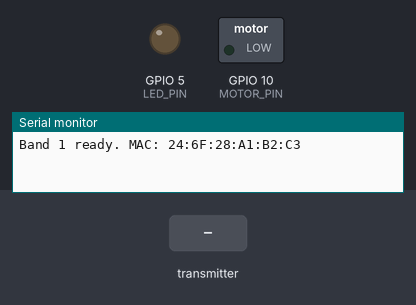
Simulated run of this sketch. Board: ESP32-C3. On the bench: switched loads named in the sketch (green lamp = pin HIGH), output pins drawn as LEDs (lit = HIGH), the last lines printed to the serial monitor. Dashed ring = blinking. The inputs (shaded band) are chosen by the test bench.

Above: at 1.2 s.
1.3 s: the transmitter starts sending band_id = 1
3.3 s: the transmitter starts sending cmd = 1
At 4.3 s:
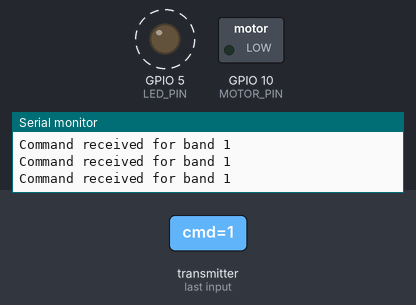
Timing chart, 0 to 14.1 s (numbered marks = the images above; inputs shaded):
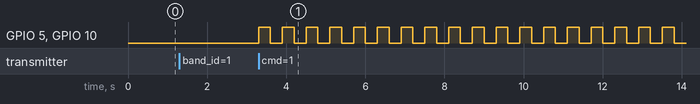

The sketch:

wearable-band-esp32c3.ino
```cpp
#include <esp_now.h>
#include <WiFi.h>

#define MOTOR_PIN 10
#define LED_PIN 5
#define MY_BAND_ID 1// Change to 2 for the second band

typedef struct {
  int band_id;
  int cmd;
} struct_message;

typedef struct {
  int band_id;
  int status;
} struct_ack;

struct_message incoming;
struct_ack ack;

uint8_t hostMAC[6];

void triggerBand() {
  for (int i = 0; i < 3; i++) {
    digitalWrite(MOTOR_PIN, HIGH);
    digitalWrite(LED_PIN, HIGH);
    delay(300);
    digitalWrite(MOTOR_PIN, LOW);
    digitalWrite(LED_PIN, LOW);
    delay(300);
  }
}

void sendAck() {
  ack.band_id = MY_BAND_ID;
  ack.status = 1;
  esp_now_send(hostMAC, (uint8_t*)&ack, sizeof(ack));
}

void onReceive(const esp_now_recv_info_t *info, const uint8_t *data, int len) {
  if (len != sizeof(struct_message)) return;

  memcpy(&incoming, data, sizeof(incoming));

  if (incoming.band_id != MY_BAND_ID) return;

  Serial.printf("Command received for band %d\n", MY_BAND_ID);

  // sender MAC address is inside info struct
  memcpy(hostMAC, info->src_addr, 6);

  if (incoming.cmd == 1) {
    triggerBand();
    sendAck();
    Serial.println("Triggered and ACK sent");
  }
}

void setup() {
  Serial.begin(115200);

  pinMode(MOTOR_PIN, OUTPUT);
  pinMode(LED_PIN, OUTPUT);
  digitalWrite(MOTOR_PIN, LOW);
  digitalWrite(LED_PIN, LOW);

  WiFi.mode(WIFI_STA);
  WiFi.disconnect();

  if (esp_now_init() != ESP_OK) {
    Serial.println("ESP-NOW init failed");
    return;
  }

  esp_now_register_recv_cb(onReceive);

  Serial.printf("Band %d ready. MAC: ", MY_BAND_ID);
  Serial.println(WiFi.macAddress());
}

void loop() {}
```

Measured:
- after the input at 3.3 s, GPIO 5 (LED_PIN), GPIO 10 (MOTOR_PIN): alternates HIGH for 0.30 s and LOW for 0.30 s, starting at once
